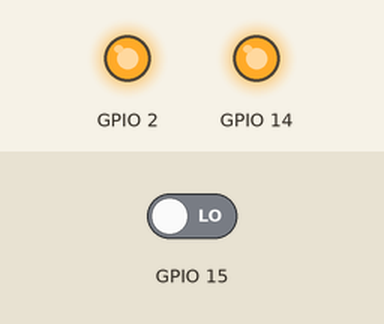
Simulated run of this program. Board: Raspberry Pi (BCM pin numbers). Shown: output pins drawn as LEDs (lit = HIGH). Inputs (shaded band) come from the test bench; at power-on: GPIO 15 LOW. What the program prints to the terminal is not drawn. At 0.0 s the program stops and its outputs stay as they are.

Above: at 0.1 s.
Timing chart, 0 to 1.5 s (numbered marks = the images above):
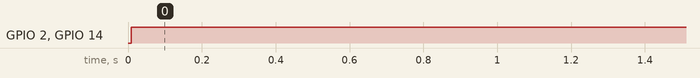

The program:

a_wait_cat.py
```python
import pigpio

pi = pigpio.pi()
def pullup_a_astb():
    #CH31 a_dstb
    GPIO=2
    pi.set_pull_up_down(GPIO, pigpio.PUD_UP)
    v = pi.read(GPIO)
    print 'CH31 R16','BCM2','a_astb',v

def a_astb_lo():
    GPIO=2
    pi.write(GPIO,0)
    v = pi.read(GPIO)
    print 'CH31 R16','BCM2','a_astb',v

def a_astb_lo_hi():
    GPIO=2
    pi.write(GPIO,0)
    v = pi.read(GPIO)
    print 'CH31 R16','BCM2','a_astb',v
    pi.write(GPIO,1)
    v = pi.read(GPIO)
    print 'CH31 R16','BCM2','a_astb',v

def pullup_a_dstb():
    #CH14 a_dstb
    GPIO=14
    pi.set_pull_up_down(GPIO, pigpio.PUD_UP)
    v = pi.read(GPIO)
    print 'CH14 T15','BCM14','a_dstb',v

def a_dstb_lo():
    GPIO=14
    pi.write(GPIO,0)
    v = pi.read(GPIO)
    print 'CH14 T15','BCM14','a_dstb',v

def a_dstb_lo_hi():
    GPIO=14
    pi.write(GPIO,0)
    v = pi.read(GPIO)
    print 'CH14 T15','BCM14','a_dstb',v
    pi.write(GPIO,1)
    v = pi.read(GPIO)
    print 'CH14 T15','BCM14','a_dstb',v

def ck_a_wait():
    GPIO=15
    v = pi.read(GPIO)
    while(v == 1):
        v = pi.read(GPIO)
    print 'a_wait goes lo'

pullup_a_astb()
pullup_a_dstb()

a_astb_lo_hi()
a_dstb_lo_hi()

print 'reset the FPGA'
print 'sudo reset_cat'
print 'reload the program'
print 'sudo config_cat ~/fpga_development/catboard/parallel/iceriver/catboard.bin'

ck_a_wait()
print 'testing making a_wait go hi'
pullup_a_astb()
pullup_a_dstb()
GPIO=15
v = pi.read(GPIO)
print v
a_astb_lo_hi()
a_dstb_lo_hi()
GPIO=15
v = pi.read(GPIO)
print v
ck_a_wait()
```

Measured:
- by itself, GPIO 2, GPIO 14: LOW → HIGH at 0.01 s
